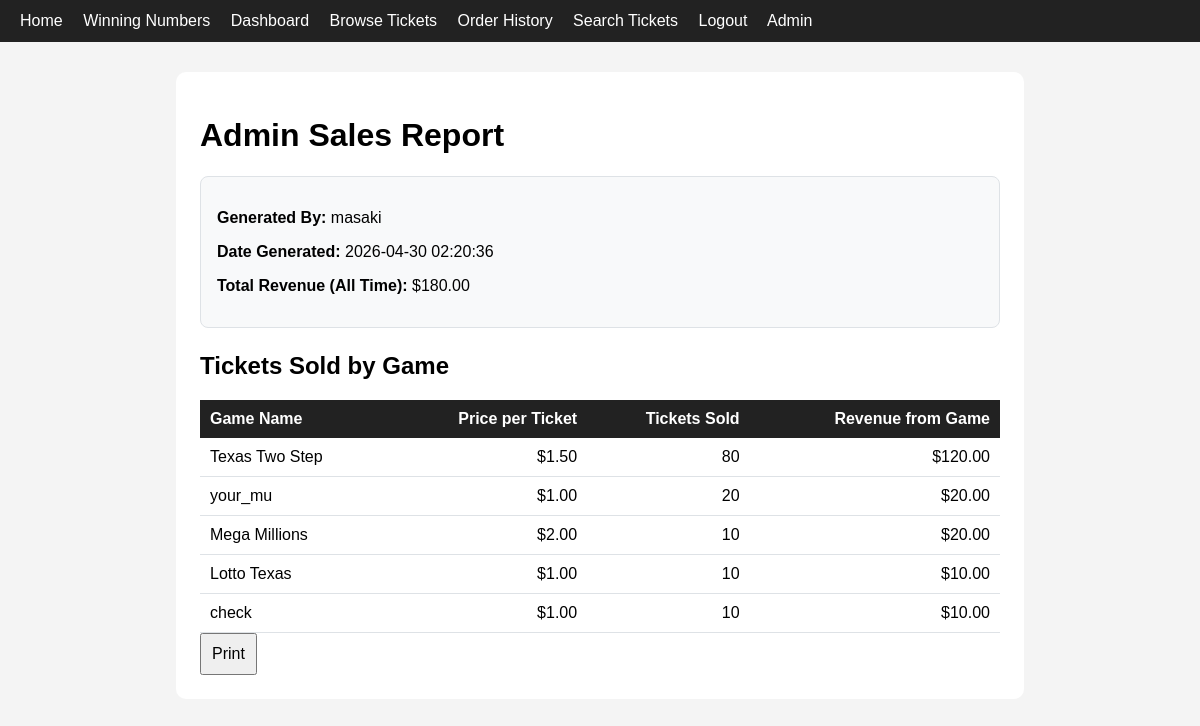
The page /admin/report (signed in) on the database its author committed.
### tables this page shows
CREATE TABLE reports (
    id INTEGER PRIMARY KEY AUTOINCREMENT,
    generated_by TEXT NOT NULL,
    generated_at TEXT NOT NULL,
    total_revenue REAL NOT NULL,
    report_data TEXT NOT NULL
);

### app.py (the view)
@app.route("/admin/report")
@login_required
@admin_required
def view_report():
    db = get_db()
    db.execute("""
        CREATE TABLE IF NOT EXISTS reports (
            id INTEGER PRIMARY KEY AUTOINCREMENT,
            generated_by TEXT NOT NULL,
            generated_at TEXT NOT NULL,
            total_revenue REAL NOT NULL,
            report_data TEXT NOT NULL
        )
    """)
    report = db.execute(
        "SELECT * FROM reports ORDER BY id DESC LIMIT 1"
    ).fetchone()
    if report is None:
        return render_template("report.html", report=None)
    import json
    sales_data = json.loads(report["report_data"])
    return render_template("report.html", report=report, sales_data=sales_data)

### app.py (called while the page is built)
def get_db():
    if "db" not in g:
        g.db = sqlite3.connect(DATABASE)
        g.db.row_factory = sqlite3.Row
    return g.db

def login_required(view):
    @wraps(view)
    def wrapped_view(*args, **kwargs):
        if "user_id" not in session:
            flash("Please log in first.")
            return redirect(url_for("login"))
        return view(*args, **kwargs)
    return wrapped_view

def admin_required(view):
    @wraps(view)
    def wrapped_view(*args, **kwargs):
        if session.get("role") != "admin":
            flash("Admin access required.")
            return redirect(url_for("dashboard"))
        return view(*args, **kwargs)
    return wrapped_view

### templates/report.html (shortened to what this page needs)
{% extends "base.html" %}
{% block content %}
<h1>Admin Sales Report</h1>
{% if report is none %}
    <p>No report has been generated yet.</p>
    <form method="POST" action="{{ url_for('generate_report') }}">
        <button type="submit">Generate First Report</button>
    </form>
{% else %}
    <div style="background: #f8f9fa; border: 1px solid #dee2e6; border-radius: 8px; padding: 16px; margin-bottom: 24px;">
        <p><strong>Generated By:</strong> {{ report.generated_by }}</p>
        <p><strong>Date Generated:</strong> {{ report.generated_at }}</p>
        <p><strong>Total Revenue (All Time):</strong> ${{ "%.2f"|format(report.total_revenue) }}</p>
    </div>
    <h2>Tickets Sold by Game</h2>
    <table style="width: 100%; border-collapse: collapse;">
        <thead>
            <tr style="background: #222; color: white;">
                <th style="padding: 10px; text-align: left;">Game Name</th>
                <th style="padding: 10px; text-align: right;">Price per Ticket</th>
                <th style="padding: 10px; text-align: right;">Tickets Sold</th>
                <th style="padding: 10px; text-align: right;">Revenue from Game</th>
            </tr>
        </thead>
        <tbody>
            {% for row in sales_data %}
            <tr style="border-bottom: 1px solid #dee2e6;">
                <td style="padding: 10px;">{{ row.game_name }}</td>
                <td style="padding: 10px; text-align: right;">${{ "%.2f"|format(row.price) }}</td>
                <td style="padding: 10px; text-align: right;">{{ row.tickets_sold }}</td>
                <td style="padding: 10px; text-align: right;">${{ "%.2f"|format(row.game_revenue) }}</td>
            </tr>
            {% else %}
            <tr>
                <td colspan="4" style="padding: 10px; text-align: center;">No ticket sales recorded.</td>
            </tr>
            {% endfor %}
        </tbody>
    </table>
    <button onclick="window.print()">Print</button>
{% endif %}
{% endblock %}

### static/style.css (style rules this page uses)
body { font-family: Arial, sans-serif; margin: 0; background: #f4f4f4; }
input, button { padding: 10px; font-size: 16px; }
button { cursor: pointer; }

### rows shown on the page
reports: generated_by "masaki", generated_at "2026-04-30 02:20:36", total_revenue "180.00"

### other values the page prints
{{ row.game_name }} "Texas Two Step" "your_mu" "Mega Millions" "Lotto Texas" "check"
{{ "%.2f"|format(row.price) }} "1.50" "1.00" "2.00" "1.00" "1.00"
{{ row.tickets_sold }} "80" "20" "10" "10" "10"
{{ "%.2f"|format(row.game_revenue) }} "120.00" "20.00" "20.00" "10.00" "10.00"
